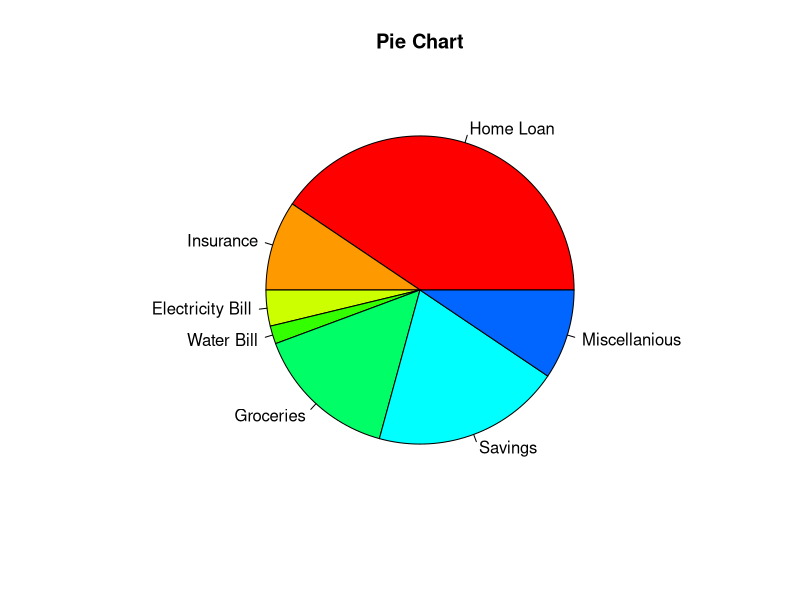

The R script that drew this image:
# Data
x<-c(21500,5000,2000,1000,8000,10500,5000)
lbls<-c("Home Loan", "Insurance","Electricity Bill","Water Bill",
        "Groceries", "Savings","Miscellanious")

# Pie chart
pie(x, labels = lbls, main = "Pie Chart",col=rainbow(10))
